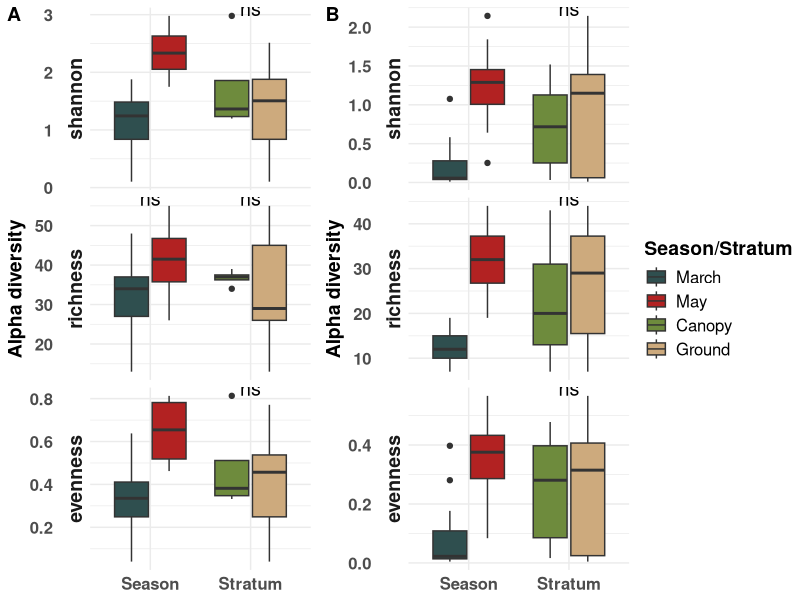

This chart was generated by the following R code:
## ---- chunk 1
knitr::opts_chunk$set(echo = TRUE)
## ---- chunk 2
rm(list = ls())

library(ggplot2)
library(viridis)
library(vegan)
library(ggpubr)
library(ggsignif)

#setwd("04_Alpha_Diversity/")
OTU_Table = as.data.frame(read.csv("../00_Data/Oomycota/05_Oomycota_OTU_Table_new_min-freq-20617_min-feat-5_transposed_withMetadata.tsv", 
                     header = T, 
                     sep = "\t", 
                     stringsAsFactors = T))
SampleMetadata = OTU_Table[,1:5]
Stratum = SampleMetadata$Stratum
Season = SampleMetadata$Season
OTU_Table = OTU_Table[,6:ncol(OTU_Table)]
## ---- chunk 3
shannon = diversity(OTU_Table, index = "shannon")
shannon = as.data.frame(shannon)
shannon$Comparison = Season
rownames(shannon) = SampleMetadata$SampleID
shannon$Group = "Oomycota"
df = shannon
df$richness = specnumber(OTU_Table)
df$evenness = df$shannon/log(df$richness)
df$Type = "Season"
df2 = df
df2$Comparison = Stratum
df2$Type = "Stratum"
df3 = rbind(df, df2)
df_melted = reshape2::melt(df3)
## ---- chunk 4
g = ggplot(df_melted, aes(x = Type, y = value, fill = Comparison)) + 
  #stat_boxplot(geom = "errorbar", width = 0.2, show.legend = F) +
  geom_boxplot(show.legend = T) + 
  theme_minimal() + 
  labs(y = "Alpha diversity", 
       x = NULL) +
  theme(axis.text=element_text(size=12, face = "bold"), 
        axis.title=element_text(size=14, face = "bold"), 
        plot.title = element_text(size = 20, face = "bold", hjust = 0.5), 
        plot.subtitle = element_text(size = 14, hjust = 0.5), 
        legend.text = element_text(size = 12), 
        legend.title = element_text(size = 14, face = "bold"), 
        strip.text = element_text(size=14, face = "bold")) +
  #geom_signif(comparisons = list(c("March", "May")), 
  #            map_signif_level=TRUE) + 
  #geom_signif(comparisons = list(c("Canopy", "Ground")), 
  #            map_signif_level=TRUE) +
  stat_compare_means(aes(group = Comparison), label = "p.signif", 
                     size = 5, method = "wilcox.test") +
  scale_fill_manual(values = c("darkslategrey", "firebrick", 
                               "darkolivegreen4", "burlywood3"), 
                    limits = c("March", "May", "Canopy", "Ground"), 
                    name = "Season/Stratum") +
  facet_grid(rows = vars(variable), scales = "free", switch = "y")

## ---- chunk 5
Cerco_OTU_Table = as.data.frame(read.csv("../00_Data/Cercozoa/05_Cercozoa_OTU_Table_min-freq-16922_min-feat-5_transposed_withMetadata.tsv", 
                     header = T, 
                     sep = "\t", 
                     stringsAsFactors = T))
Cerco_SampleMetadata = Cerco_OTU_Table[,1:5]
Cerco_Season = Cerco_SampleMetadata$Season
Cerco_Stratum = Cerco_SampleMetadata$Stratum
Cerco_OTU_Table = Cerco_OTU_Table[,6:ncol(Cerco_OTU_Table)]

Cerco_shannon = diversity(Cerco_OTU_Table, index = "shannon")
Cerco_shannon = as.data.frame(Cerco_shannon)
rownames(Cerco_shannon) = Cerco_SampleMetadata$SampleID
colnames(Cerco_shannon) = "shannon"
Cerco_shannon$Comparison = Cerco_Season
Cerco_shannon$Group = "Cercozoa"
df_cerco = Cerco_shannon
df_cerco$richness = specnumber(Cerco_OTU_Table)
df_cerco$evenness = df_cerco$shannon/log(df_cerco$richness)
df_cerco$Type = "Season"
df_cerco2 = df_cerco
df_cerco2$Comparison = Cerco_Stratum
df_cerco2$Type = "Stratum"
df_cerco_3 = rbind(df_cerco, df_cerco2)

df_cerco_melted = reshape2::melt(df_cerco_3)
## ---- chunk 6
g_cerco = ggplot(df_cerco_melted, aes(x = Type, y = value, fill = Comparison)) + 
  #stat_boxplot(geom = "errorbar", width = 0.2, show.legend = F) +
  geom_boxplot(show.legend = T) + 
  theme_minimal() + 
  labs(y = "Alpha diversity", 
       x = NULL) +
  theme(axis.text=element_text(size=12, face = "bold"), 
        axis.title=element_text(size=14, face = "bold"), 
        plot.title = element_text(size = 20, face = "bold", hjust = 0.5), 
        plot.subtitle = element_text(size = 14, hjust = 0.5), 
        legend.text = element_text(size = 12), 
        legend.title = element_text(size = 14, face = "bold"), 
        strip.text = element_text(size=14, face = "bold")) +
  #geom_signif(comparisons = list(c("March", "May")), 
  #            map_signif_level=TRUE) + 
  #geom_signif(comparisons = list(c("Canopy", "Ground")), 
  #            map_signif_level=TRUE) + 
  stat_compare_means(aes(group = Comparison), label = "p.signif", 
                     size = 5, method = "wilcox.test") +
  scale_fill_manual(values = c("darkslategrey", "firebrick", 
                               "darkolivegreen4", "burlywood3"), 
                    limits = c("March", "May", "Canopy", "Ground"), 
                    name = "Season/Stratum") +
  facet_grid(rows = vars(variable), scales = "free", switch = "y")
## ---- chunk 7

combi = ggarrange(g_cerco, g, 
                  labels = c("A", "B"), 
                  ncol = 2, nrow = 1, 
                  align = "v", common.legend = T, 
                  legend = "right")

combi = combi + theme(rect = element_rect(fill = "transparent"))#%>%
  #annotate_figure(top = text_grob("Alpha diversity of samples", 
  #                                face = "bold", size = 20), 
  #                fig.lab = "Figure X", fig.lab.face = "bold", 
  #                fig.lab.size = 18)
ggsave("AlphaBoxplotCombined.jpeg", plot = combi, 
       device = "jpeg", dpi = 300, width = 8, height = 5, 
       units = "in")
ggsave("AlphaBoxplotCombined.png", plot = combi, 
       device = "png", dpi = 300, width = 8, height = 5, 
       units = "in")
ggsave("AlphaBoxplotCombined.pdf", plot = combi, 
       device = "pdf", dpi = 300, width = 8, height = 5, 
       units = "in")
combi
